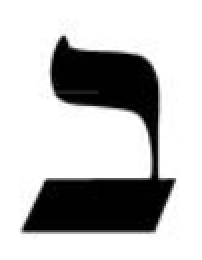
#> input picture Final_project/Final_project/Alef_bet_images/bet.jpg, 101 x 130 px, found by its file name (shown 2 times larger)
$ python Logic_of_action.py
#> lines starting #> are read from the running program, lines starting #| are printed output that depends on the picture
import cv2.cv2 as cv
import numpy as np
import os
import math


def main():
    global img, bet, rows, cols, kuf
    bet = cv.imread('bet.jpg')
#> bet is the input picture: shape (130, 101, 3); min 0, max 255, mean 189.4
    kuf = cv.imread('kuf.jpg')
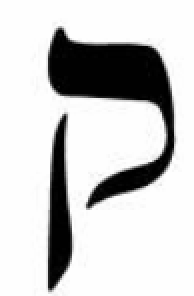
#> input picture Final_project/Final_project/Alef_bet_images/kuf.jpg, 97 x 148 px, found by its file name (shown 2 times larger)
#> kuf is the input picture: shape (148, 97, 3); min 0, max 254, mean 203
    rows, cols, _ = bet.shape
#> rows = 130; cols = 101
    cv.imshow('bet1', bet)
    erosion()
    dilation()

    # [7 lines of commented-out code are left out]


# [13 lines left out: functions resize, rotate, not called in this run]


def rounding():
    pass


# [9 lines left out: function fat_word, not called in this run]


def erosion():
    kernel = np.ones((5, 5), np.uint8)
    img_erosion = cv.erode(bet, kernel, iterations=1)
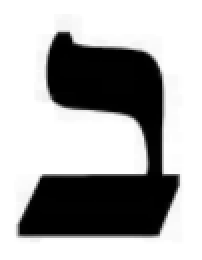
#> img_erosion: shape (130, 101, 3) (shown 2 times larger); min 0, max 255, mean 170.8
    cv.imshow('Erosion', img_erosion)
    cv.waitKey(0)

def dilation():
    kernel = np.ones((5, 5), np.uint8)
    img_dilation = cv.dilate(bet, kernel, iterations=1)
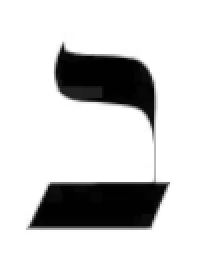
#> img_dilation: shape (130, 101, 3) (shown 2 times larger); min 0, max 255, mean 206.6
    cv.imshow('Dilation', img_dilation)
    cv.waitKey(0)


# [122 lines left out: functions waves, mirroring, blurring, vertical_wave, horizontal_wave, both_waves, not called in this run]


if __name__ == '__main__':
    main()
